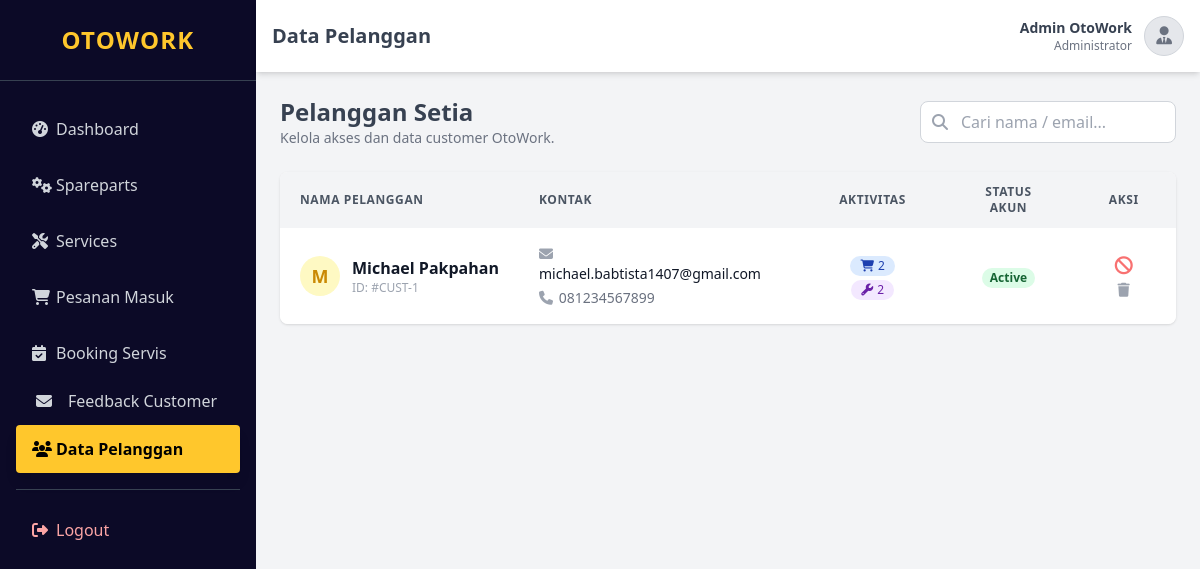
The page /admin/views/customers.php (signed in) on the database its author committed.
### tables this page shows
CREATE TABLE `users` (
  `id` int(11) NOT NULL,
  `name` varchar(255) NOT NULL,
  `email` varchar(255) NOT NULL,
  `phone_number` varchar(20) DEFAULT NULL,
  `password` varchar(255) NOT NULL,
  `role` varchar(50) NOT NULL DEFAULT 'customer',
  `account_status` varchar(20) NOT NULL DEFAULT 'active',
  `created_at` timestamp NOT NULL DEFAULT current_timestamp()
);

### admin/views/customers.php (the view, shortened to what this page needs)
<?php
require_once '../../config/database.php';
$sql = "SELECT u.*,
        (SELECT COUNT(*) FROM orders WHERE user_id = u.id) as total_order,
        (SELECT COUNT(*) FROM service_bookings WHERE user_id = u.id) as total_servis
        FROM users u
        WHERE u.role = 'customer'
        ORDER BY u.name ASC";
$result = $conn->query($sql);
?>
<!DOCTYPE html>
<html lang="id">
<head>
    <script src="https://cdn.tailwindcss.com"></script>
    <link rel="stylesheet" href="https://cdnjs.cloudflare.com/ajax/libs/font-awesome/6.4.2/css/all.min.css" />
</head>
<body class="bg-gray-100 font-sans">
    <div class="flex h-screen overflow-hidden">
        <?php require_once '../includes/sidebar.php'; ?>
        <div class="flex-1 flex flex-col w-full">
            <?php require_once '../includes/header.php'; ?>
            <main class="flex-1 overflow-x-hidden overflow-y-auto bg-gray-100 p-6">
                <div class="flex flex-col md:flex-row justify-between items-center mb-6 gap-4">
                    <div>
                        <h3 class="text-2xl font-bold text-gray-700">Pelanggan Setia</h3>
                        <p class="text-gray-500 text-sm">Kelola akses dan data customer OtoWork.</p>
                    </div>
                    <div class="relative w-full md:w-64">
                        <span class="absolute inset-y-0 left-0 flex items-center pl-3">
                            <i class="fas fa-search text-gray-400"></i>
                        </span>
                        <input type="text" id="searchInput" onkeyup="searchTable()" class="w-full py-2 pl-10 pr-4 bg-white border border-gray-300 rounded-lg focus:outline-none focus:border-yellow-500" placeholder="Cari nama / email...">
                    </div>
                </div>
                <div class="bg-white rounded-lg shadow overflow-hidden">
                    <table class="min-w-full leading-normal" id="customerTable">
                        <thead>
                            <tr class="bg-gray-100 text-left text-xs font-semibold text-gray-600 uppercase tracking-wider">
                                <th class="px-5 py-3">Nama Pelanggan</th>
                                <th class="px-5 py-3">Kontak</th>
                                <th class="px-5 py-3 text-center">Aktivitas</th>
                                <th class="px-5 py-3 text-center">Status Akun</th>
                                <th class="px-5 py-3 text-center">Aksi</th>
                            </tr>
                        </thead>
                        <tbody class="bg-white divide-y divide-gray-200">
                            <?php if ($result && $result->num_rows > 0): ?>
                                <?php while ($row = $result->fetch_assoc()): ?>
                                    <tr class="hover:bg-gray-50 transition">
                                        <td class="px-5 py-4 whitespace-nowrap">
                                            <div class="flex items-center">
                                                <div class="flex-shrink-0 w-10 h-10">
                                                    <div class="w-full h-full rounded-full bg-yellow-100 text-yellow-600 flex items-center justify-center font-bold text-lg">
                                                        <?= strtoupper(substr($row['name'], 0, 1)) ?>
                                                    </div>
                                                </div>
                                                <div class="ml-3">
                                                    <p class="text-gray-900 font-bold"><?= htmlspecialchars($row['name']) ?></p>
                                                    <p class="text-gray-400 text-xs">ID: #CUST-<?= $row['id'] ?></p>
                                                </div>
                                            </div>
                                        </td>
                                        <td class="px-5 py-4">
                                            <div class="text-sm text-gray-900"><i class="fas fa-envelope w-4 text-gray-400"></i> <?= htmlspecialchars($row['email']) ?></div>
                                            <div class="text-sm text-gray-500 mt-1"><i class="fas fa-phone w-4 text-gray-400"></i> <?= htmlspecialchars($row['phone_number'] ?? '-') ?></div>
                                        </td>
                                        <td class="px-5 py-4 text-center">
                                            <span class="inline-flex items-center px-2.5 py-0.5 rounded-full text-xs font-medium bg-blue-100 text-blue-800 mx-1" title="Total Order">
                                                <i class="fas fa-shopping-cart mr-1"></i> <?= $row['total_order'] ?>
                                            </span>
                                            <span class="inline-flex items-center px-2.5 py-0.5 rounded-full text-xs font-medium bg-purple-100 text-purple-800 mx-1" title="Total Servis">
                                                <i class="fas fa-wrench mr-1"></i> <?= $row['total_servis'] ?>
                                            </span>
                                        </td>
                                        <td class="px-5 py-4 text-center">
                                            <?php if ($row['account_status'] == 'active'): ?>
                                                <span class="px-2 inline-flex text-xs leading-5 font-semibold rounded-full bg-green-100 text-green-800">
                                                    Active
                                                </span>
                                            <?php else: ?>
                                                <span class="px-2 inline-flex text-xs leading-5 font-semibold rounded-full bg-red-100 text-red-800">
                                                    Banned
                                                </span>
                                            <?php endif; ?>
                                        </td>
                                        <td class="px-5 py-4 text-center text-sm font-medium">
                                            <button onclick="toggleUser(<?= $row['id'] ?>, '<?= $row['account_status'] ?>')"
                                                class="text-indigo-600 hover:text-indigo-900 mx-2"
                                                title="<?= ($row['account_status'] == 'active') ? 'Bekukan Akun' : 'Aktifkan Akun' ?>">
                                                <i class="fas <?= ($row['account_status'] == 'active') ? 'fa-ban text-red-400' : 'fa-check-circle text-green-500' ?> text-lg"></i>
                                            </button>
                                            <button onclick="deleteUser(<?= $row['id'] ?>)" class="text-gray-400 hover:text-red-600 mx-2" title="Hapus Permanen">
                                                <i class="fas fa-trash"></i>
                                            </button>
                                        </td>
                                    </tr>
                                <?php endwhile; ?>
                            <?php else: ?>
                                <tr>
                                    <td colspan="5" class="px-5 py-5 text-center text-gray-500">Belum ada pelanggan terdaftar.</td>
                                </tr>
                            <?php endif; ?>
                        </tbody>
                    </table>
                </div>
            </main>
        </div>
    </div>
</body>
</html>

### rows shown on the page
users: name "M", name "Michael Pakpahan", id "1", email "michael.babtista1407@gmail.com", phone_number "081234567899", total_order "2", total_servis "2", account_status "Active"

### other values the page prints
$pageTitle "Data Pelanggan"
$_SESSION['name'] "Admin OtoWork"
